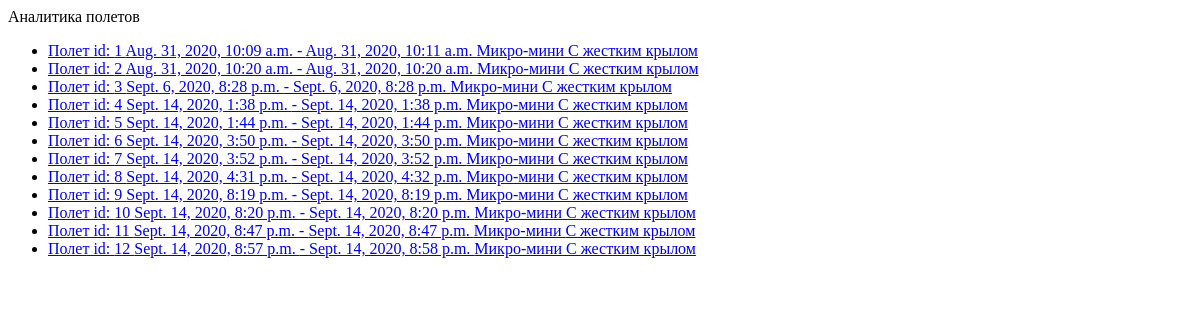
Page /flightAnalytics/ (signed in) on the earlier database version.
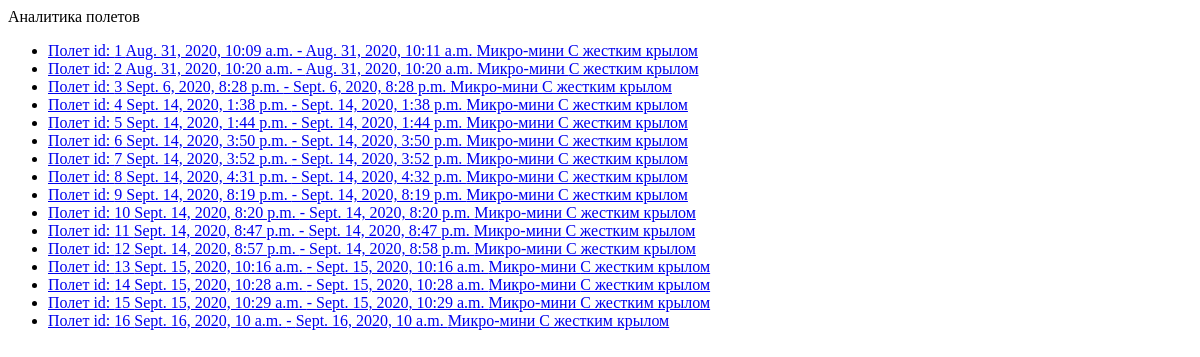
Same page on the later database version.
### flightBAS/models.py (models this page shows, shortened)
class Flight(models.Model):
    owner               = models.ForeignKey(User, on_delete = models.CASCADE)
    dron                = models.ForeignKey(Bas, on_delete = models.CASCADE)
    start_flight        = models.DateTimeField(null = True)
    end_flight          = models.DateTimeField(null = True)
    polygon             = jsonfield.JSONField()
    condition_weather   = models.CharField(max_length=64)
    temperature_weather = models.FloatField()
    speed_wind          = models.FloatField()
    gusting             = models.FloatField()
    heading             = models.FloatField()
    visibility          = models.FloatField()
    dew_point           = models.FloatField()
    class Meta:
        verbose_name = 'Полет'
        verbose_name_plural = 'Полеты'

### regBAS/models.py (models this page shows, shortened)
class Bas(models.Model):
    types = (
        ("С жестким крылом", "С жестким крылом"),
        ("С гибким крылом", "С гибким крылом"),
        ("С вращающимся крылом", "С вращающимся крылом"),
        ("С машущим крылом", "С машущим крылом"),
        ("Аэростатические", "Аэростатические")
    )
    classifications = (
        ("Микро-мини", "Микро-мини"),
        ("Лёгкий малого радиуса", "Лёгкий малого радиуса"),
        ("Лёгкий среднего радиуса", "Лёгкий среднего радиуса"),
        ("Средний", "Средний"),
        ("Средне-тяжелый", "Средне-тяжелый"),
        ("Тяжелый среднего радиуса", "Тяжелый среднего радиуса"),
        ("Тяжелый с продолжительным полетом", "Тяжелый с продолжительным полетом"),
        ("Боевой", "Боевой")
    )
    verify = (
        ("На проверке", "На проверке"),
        ("Верифирован", "Верифирован"),
        ("Отказ", "Отказ")
    )
    owner = models.ForeignKey(User, on_delete = models.CASCADE)
    type = models.CharField("Тип БПЛА", choices = types, max_length = 64)
    classification = models.CharField("Класс БПЛА", choices = classifications, max_length = 64)
    weight = models.FloatField("Вес БПЛА")
    photo = models.ImageField(upload_to='BPLA_images')
    verification = models.CharField("Статус верификации", choices = verify, max_length = 64)
    class Meta:
        verbose_name = 'БПЛА'
        verbose_name_plural = 'БПЛА'

### analytics/views.py (the view)
# urls.py: path('flightAnalytics/', analytics.views.general_analytics, name='general_analytics'),
def general_analytics(request):
	flights = fb.Flight.objects.filter(owner=request.user)
	context = {"flights": flights}
	return render(request, "analytics/FlightAnalitics.html", context)

### analytics/templates/analytics/FlightAnalitics.html (shortened to what this page needs)
<!DOCTYPE html>
<html lang="en">
<head>
</head>
<body>
    Аналитика полетов
    <ul>
        {% for flight in flights %}
            <li><a class="flight" href="{% url 'flight_analytics' flight.id %}">Полет id: {{ flight.id }}  {{ flight.start_flight }} - {{ flight.end_flight}}  {{ flight.dron.classification }} {{ flight.dron.type }}</a></li>
        {% endfor %}
    </ul>
</body>
</html>

Differences in the rows shown:
added Flight: id "13", start_flight "Sept. 15, 2020, 10:16 a.m.", end_flight "Sept. 15, 2020, 10:16 a.m.", dron.classification "Микро-мини", dron.type "С жестким крылом"
added Flight: id "14", start_flight "Sept. 15, 2020, 10:28 a.m.", end_flight "Sept. 15, 2020, 10:28 a.m.", dron.classification "Микро-мини", dron.type "С жестким крылом"
added Flight: id "15", start_flight "Sept. 15, 2020, 10:29 a.m.", end_flight "Sept. 15, 2020, 10:29 a.m.", dron.classification "Микро-мини", dron.type "С жестким крылом"
added Flight: id "16", start_flight "Sept. 16, 2020, 10 a.m.", end_flight "Sept. 16, 2020, 10 a.m.", dron.classification "Микро-мини", dron.type "С жестким крылом"
